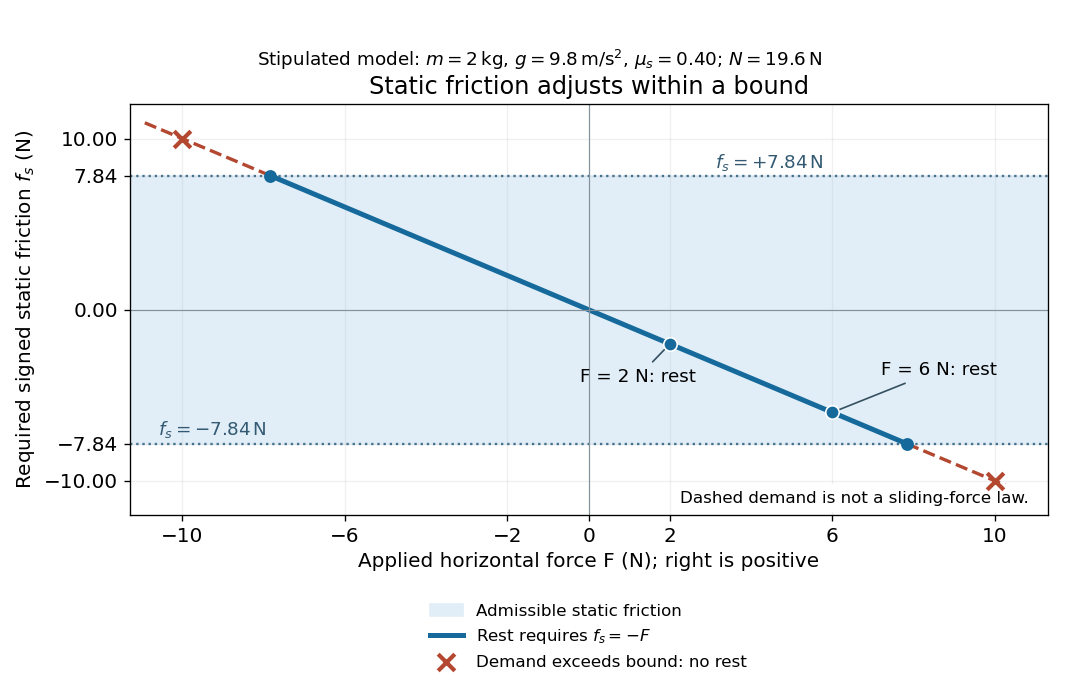

This figure's Python source:
"""Plot an original static-friction feasibility model.

Tested with Python 3.14, matplotlib 3.10.7 and numpy 2.3.5.
Run from _media; output is static-friction-adjustable-response.png in CWD.
"""
from pathlib import Path

import matplotlib.pyplot as plt
import numpy as np


MASS = 2.0
GRAVITY = 9.8
MU_STATIC = 0.4
LIMIT = MU_STATIC * MASS * GRAVITY


def main():
    plt.rcParams.update({"font.size": 12, "font.family": "DejaVu Sans"})
    fig, ax = plt.subplots(figsize=(9, 5.8), dpi=120, facecolor="white")
    ax.set_facecolor("white")
    ax.axhspan(-LIMIT, LIMIT, color="#e1eef8", label="Admissible static friction")
    for y in (-LIMIT, LIMIT):
        ax.axhline(y, color="#47728e", lw=1.4, ls=":")
    applied = np.linspace(-LIMIT, LIMIT, 300)
    ax.plot(applied, -applied, lw=3, color="#15699b", label=r"Rest requires $f_s=-F$")
    for sign in (-1, 1):
        outside = sign * np.linspace(LIMIT, 11, 120)
        ax.plot(outside, -outside, color="#b34730", ls="--", lw=2)
    for f in (2.0, 6.0):
        ax.scatter(f, -f, s=65, color="#15699b", edgecolors="white", zorder=5)
        ax.annotate(f"F = {f:g} N: rest", (f, -f), xytext=((f-2.2, -f-2.2) if f == 2 else (f+1.2, -f+2.2)),
                    arrowprops={"arrowstyle": "-", "color": "#34505f"}, fontsize=11)
    ax.scatter([10, -10], [-10, 10], marker="x", s=100, lw=2.5,
               color="#b34730", zorder=6, label="Demand exceeds bound: no rest")
    ax.scatter([LIMIT, -LIMIT], [-LIMIT, LIMIT], color="#15699b", s=45, zorder=6)
    ax.text(-10.6, -LIMIT + 0.5, r"$f_s=-7.84\,\mathrm{N}$", fontsize=11, color="#335a72")
    ax.text(3.1, LIMIT + 0.45, r"$f_s=+7.84\,\mathrm{N}$", fontsize=11, color="#335a72")
    ax.text(0.98, 0.03, "Dashed demand is not a sliding-force law.",
            transform=ax.transAxes, ha="right", fontsize=10,
            bbox={"facecolor": "white", "edgecolor": "none", "alpha": 1})
    ax.axhline(0, color="#83929a", lw=0.7)
    ax.axvline(0, color="#83929a", lw=0.7)
    ax.set(xlim=(-11.3, 11.3), ylim=(-12, 12),
           xlabel="Applied horizontal force F (N); right is positive",
           ylabel=r"Required signed static friction $f_s$ (N)",
           title="Static friction adjusts within a bound")
    ax.set_xticks([-10, -6, -2, 0, 2, 6, 10])
    ax.set_yticks([-10, -7.84, 0, 7.84, 10])
    ax.grid(alpha=0.18)
    ax.legend(loc="upper center", bbox_to_anchor=(0.5, -0.18),
              frameon=False, fontsize=10, ncol=1)
    fig.text(0.5, 0.905, r"Stipulated model: $m=2\,\mathrm{kg}$, $g=9.8\,\mathrm{m/s^2}$, $\mu_s=0.40$; $N=19.6\,\mathrm{N}$",
             ha="center", fontsize=11)
    fig.subplots_adjust(left=0.12, right=0.97, bottom=0.26, top=0.85)
    fig.savefig(Path(__file__).with_suffix(".png").name, facecolor="white", transparent=False)
    plt.close(fig)


if __name__ == "__main__":
    main()
